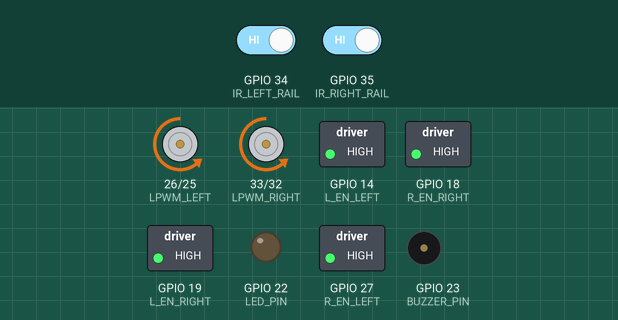
Simulated run of this sketch. Board: ESP32. Shown: motor-driver pin pairs drawn as motors (green arrow = first pin HIGH = forward, orange = second pin HIGH = backward, longer = more drive), switched loads named in the sketch (green lamp = pin HIGH), output pins drawn as LEDs (lit = HIGH), buzzer (waves = sounding, pin HIGH). The test bench sets the inputs (shaded band); at power-on: GPIO 34 (IR_LEFT_RAIL) HIGH, GPIO 35 (IR_RIGHT_RAIL) HIGH. What the sketch prints to the serial monitor is not drawn.

Above: at 1.2 s.
1.3 s: GPIO 34 (IR_LEFT_RAIL) driven LOW
At 4.1 s:
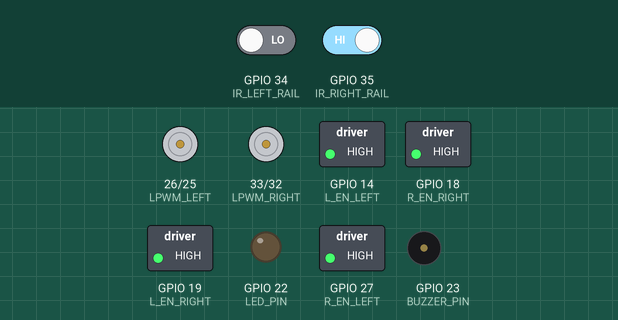
4.3 s: GPIO 34 (IR_LEFT_RAIL) driven HIGH
At 6.1 s:
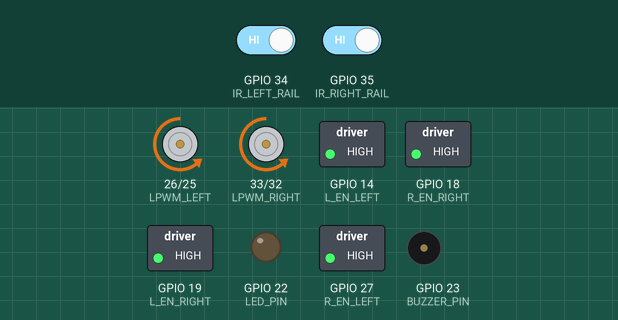
6.8 s: GPIO 35 (IR_RIGHT_RAIL) driven LOW
At 7.4 s:
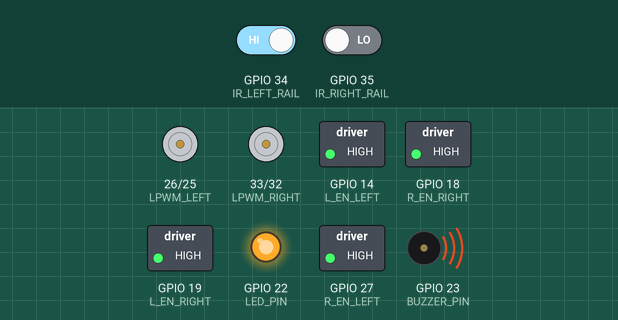
9.8 s: GPIO 35 (IR_RIGHT_RAIL) driven HIGH
At 11.6 s:
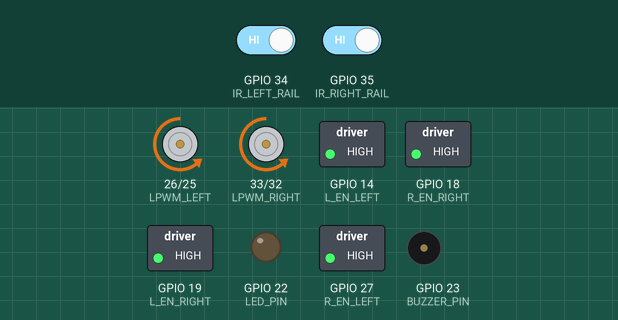
12.3 s: GPIO 34 (IR_LEFT_RAIL) driven LOW and GPIO 35 (IR_RIGHT_RAIL) driven LOW
At 13.7 s:
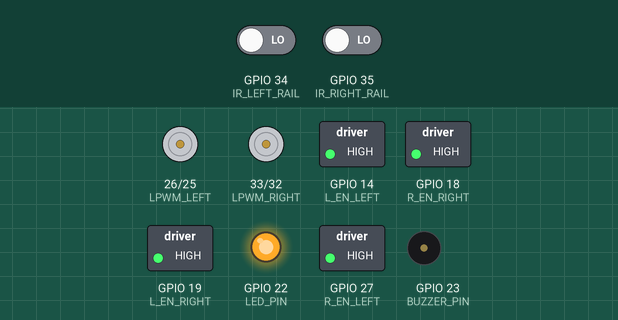
Timing chart, 0 to 15.8 s (numbered marks = the images above; inputs shaded):
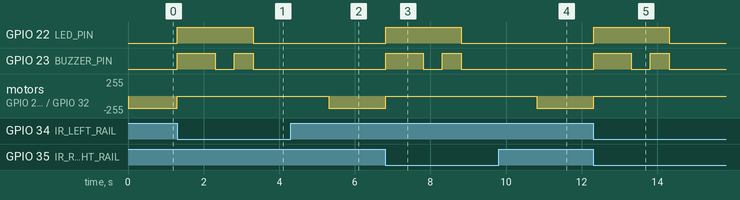

Measured:
- after the input at 1.3 s, GPIO 22 (LED_PIN): LOW → HIGH at once, → LOW 2.0 s later; GPIO 23 (BUZZER_PIN): LOW → HIGH at once, → LOW 1.0 s later, → HIGH 0.50 s later, → LOW 0.50 s later; motor on GPIO 26 (LPWM_LEFT) / GPIO 25 (RPWM_LEFT), motor on GPIO 33 (LPWM_RIGHT) / GPIO 32 (RPWM_RIGHT): backward 180/255 → stopped at once
- after the input at 4.3 s, GPIO 22 (LED_PIN), GPIO 23 (BUZZER_PIN): stays LOW (without the input it goes to HIGH after 1.0 s); motor on GPIO 26 (LPWM_LEFT) / GPIO 25 (RPWM_LEFT), motor on GPIO 33 (LPWM_RIGHT) / GPIO 32 (RPWM_RIGHT): stopped → backward 180/255 after 1.0 s
- after the input at 6.8 s, GPIO 22 (LED_PIN): LOW → HIGH at once, → LOW 2.0 s later; GPIO 23 (BUZZER_PIN): LOW → HIGH at once, → LOW 1.0 s later, → HIGH 0.50 s later, → LOW 0.50 s later; motor on GPIO 26 (LPWM_LEFT) / GPIO 25 (RPWM_LEFT), motor on GPIO 33 (LPWM_RIGHT) / GPIO 32 (RPWM_RIGHT): backward 180/255 → stopped at once
- after the input at 9.8 s, GPIO 22 (LED_PIN), GPIO 23 (BUZZER_PIN): stays LOW (without the input it goes to HIGH after 1.0 s); motor on GPIO 26 (LPWM_LEFT) / GPIO 25 (RPWM_LEFT), motor on GPIO 33 (LPWM_RIGHT) / GPIO 32 (RPWM_RIGHT): stopped → backward 180/255 after 1.0 s
- after the input at 12.3 s, GPIO 22 (LED_PIN): LOW → HIGH at once, → LOW 2.0 s later; GPIO 23 (BUZZER_PIN): LOW → HIGH at once, → LOW 1.0 s later, → HIGH 0.50 s later, → LOW 0.50 s later; motor on GPIO 26 (LPWM_LEFT) / GPIO 25 (RPWM_LEFT), motor on GPIO 33 (LPWM_RIGHT) / GPIO 32 (RPWM_RIGHT): backward 180/255 → stopped at once

The sketch:

track_monitor.ino
```cpp
// ============================================================
//  Contactless Track Monitoring Robot — sDx Legends
//  Inverthon 2.0 | Invertis University
//  Team: Abhinav Srivastava, Shekhar Singh, Tanishka Agarwal, Mohd. Junaid
// ============================================================

// -------------------- IR SENSORS ---------------------------
#define IR_LEFT_RAIL   34   // IR Sensor 1 — Left rail monitor
#define IR_RIGHT_RAIL  35   // IR Sensor 2 — Right rail monitor

// -------------------- MOTOR DRIVER LEFT (BTS7960 #1) -------
#define RPWM_LEFT      25
#define LPWM_LEFT      26
#define R_EN_LEFT      27
#define L_EN_LEFT      14

// -------------------- MOTOR DRIVER RIGHT (BTS7960 #2) ------
#define RPWM_RIGHT     32
#define LPWM_RIGHT     33
#define R_EN_RIGHT     18
#define L_EN_RIGHT     19

// -------------------- ALERTS --------------------------------
#define LED_PIN        22
#define BUZZER_PIN     23

// -------------------- MOTOR SETTINGS -----------------------
#define MOTOR_SPEED    180   // 0-255
#define IR_FAULT_VAL   LOW   // LOW = rail not detected (crack/gap)

// -----------------------------------------------------------

void setup() {
  Serial.begin(115200);
  Serial.println("sDx Legends — Track Monitor Booting...");

  pinMode(IR_LEFT_RAIL,  INPUT);
  pinMode(IR_RIGHT_RAIL, INPUT);

  pinMode(R_EN_LEFT,  OUTPUT); digitalWrite(R_EN_LEFT,  HIGH);
  pinMode(L_EN_LEFT,  OUTPUT); digitalWrite(L_EN_LEFT,  HIGH);
  pinMode(R_EN_RIGHT, OUTPUT); digitalWrite(R_EN_RIGHT, HIGH);
  pinMode(L_EN_RIGHT, OUTPUT); digitalWrite(L_EN_RIGHT, HIGH);

  pinMode(RPWM_LEFT,  OUTPUT);
  pinMode(LPWM_LEFT,  OUTPUT);
  pinMode(RPWM_RIGHT, OUTPUT);
  pinMode(LPWM_RIGHT, OUTPUT);

  pinMode(BUZZER_PIN, OUTPUT);
  pinMode(LED_PIN,    OUTPUT);

  stopMotors();
  Serial.println("System Ready. Monitoring both rails...");
}

// -----------------------------------------------------------

void loop() {
  int irLeft  = digitalRead(IR_LEFT_RAIL);
  int irRight = digitalRead(IR_RIGHT_RAIL);

  if (irLeft == IR_FAULT_VAL || irRight == IR_FAULT_VAL) {
    stopMotors();
    triggerAlert();

    if (irLeft == IR_FAULT_VAL && irRight == IR_FAULT_VAL)
      Serial.println("FAULT — Both rails missing!");
    else if (irLeft == IR_FAULT_VAL)
      Serial.println("FAULT — Left rail crack/gap detected!");
    else
      Serial.println("FAULT — Right rail crack/gap detected!");

    delay(2000);
    return;
  }

  moveForward();
  Serial.println("Both rails OK — moving forward.");
  delay(100);
}

// -----------------------------------------------------------
//  MOTOR CONTROL
// -----------------------------------------------------------

void moveForward() {
  analogWrite(RPWM_LEFT,  MOTOR_SPEED);
  analogWrite(LPWM_LEFT,  0);
  analogWrite(RPWM_RIGHT, MOTOR_SPEED);
  analogWrite(LPWM_RIGHT, 0);
}

void stopMotors() {
  analogWrite(RPWM_LEFT,  0);
  analogWrite(LPWM_LEFT,  0);
  analogWrite(RPWM_RIGHT, 0);
  analogWrite(LPWM_RIGHT, 0);
}

// -----------------------------------------------------------
//  ALERT
// -----------------------------------------------------------

void triggerAlert() {
  digitalWrite(LED_PIN,    HIGH);
  digitalWrite(BUZZER_PIN, HIGH);
  delay(1000);
  digitalWrite(BUZZER_PIN, LOW);
  delay(500);
  digitalWrite(BUZZER_PIN, HIGH);
  delay(500);
  digitalWrite(BUZZER_PIN, LOW);
  digitalWrite(LED_PIN,    LOW);
}
```
